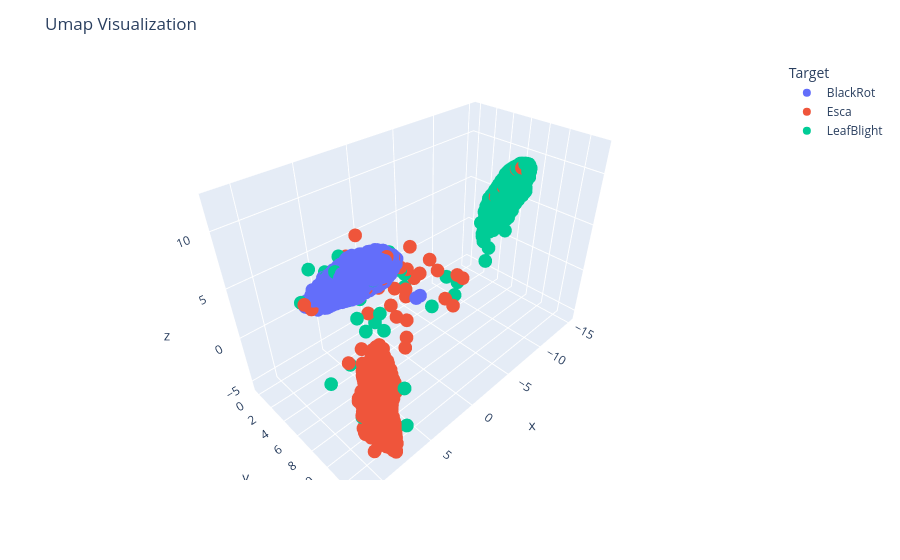

Notebook source saved alongside this figure:
### Code cell
import plotly.express as px

# Create a Pandas DataFrame for Plotly
umap_df = pd.DataFrame(data=data_umap, columns=['x', 'y', 'z'])
umap_df['Target'] = pd.Series(labels)  # Add your target variable (e.g., class labels)
umap_df['Path'] = paths

# Create a scatter plot with Plotly
fig = px.scatter_3d(umap_df, x='x', y='y', z='z', color='Target')
fig.update_layout(title='Umap Visualization',
                 xaxis_title='PC1',
                 yaxis_title='PC2')

### Figure 1 — Plotly figure (JSON) as saved in the notebook; plotly's stock layout.template omitted (floating-point values rounded to 4 significant figures; data arrays with more than 128 entries replaced by an {"elided": "..."} marker saying what was removed)
{"data": [{"hovertemplate": "Target=BlackRot<br>x=%{x}<br>y=%{y}<br>z=%{z}<extra></extra>", "legendgroup": "BlackRot", "marker": {"color": "#636efa", "symbol": "circle"}, "mode": "markers", "name": "BlackRot", "scene": "scene", "showlegend": true, "type": "scatter3d", "x": {"elided": "21603 float values"}, "y": {"elided": "21603 float values"}, "z": {"elided": "21603 float values"}}, {"hovertemplate": "Target=Esca<br>x=%{x}<br>y=%{y}<br>z=%{z}<extra></extra>", "legendgroup": "Esca", "marker": {"color": "#EF553B", "symbol": "circle"}, "mode": "markers", "name": "Esca", "scene": "scene", "showlegend": true, "type": "scatter3d", "x": {"elided": "29589 float values"}, "y": {"elided": "29589 float values"}, "z": {"elided": "29589 float values"}}, {"hovertemplate": "Target=LeafBlight<br>x=%{x}<br>y=%{y}<br>z=%{z}<extra></extra>", "legendgroup": "LeafBlight", "marker": {"color": "#00cc96", "symbol": "circle"}, "mode": "markers", "name": "LeafBlight", "scene": "scene", "showlegend": true, "type": "scatter3d", "x": {"elided": "33524 float values"}, "y": {"elided": "33524 float values"}, "z": {"elided": "33524 float values"}}], "layout": {"legend": {"title": {"text": "Target"}, "tracegroupgap": 0}, "margin": {"t": 60}, "scene": {"domain": {"x": [0, 1], "y": [0, 1]}, "xaxis": {"title": {"text": "x"}}, "yaxis": {"title": {"text": "y"}}, "zaxis": {"title": {"text": "z"}}}, "title": {"text": "Umap Visualization"}, "xaxis": {"title": {"text": "PC1"}}, "yaxis": {"title": {"text": "PC2"}}}}
